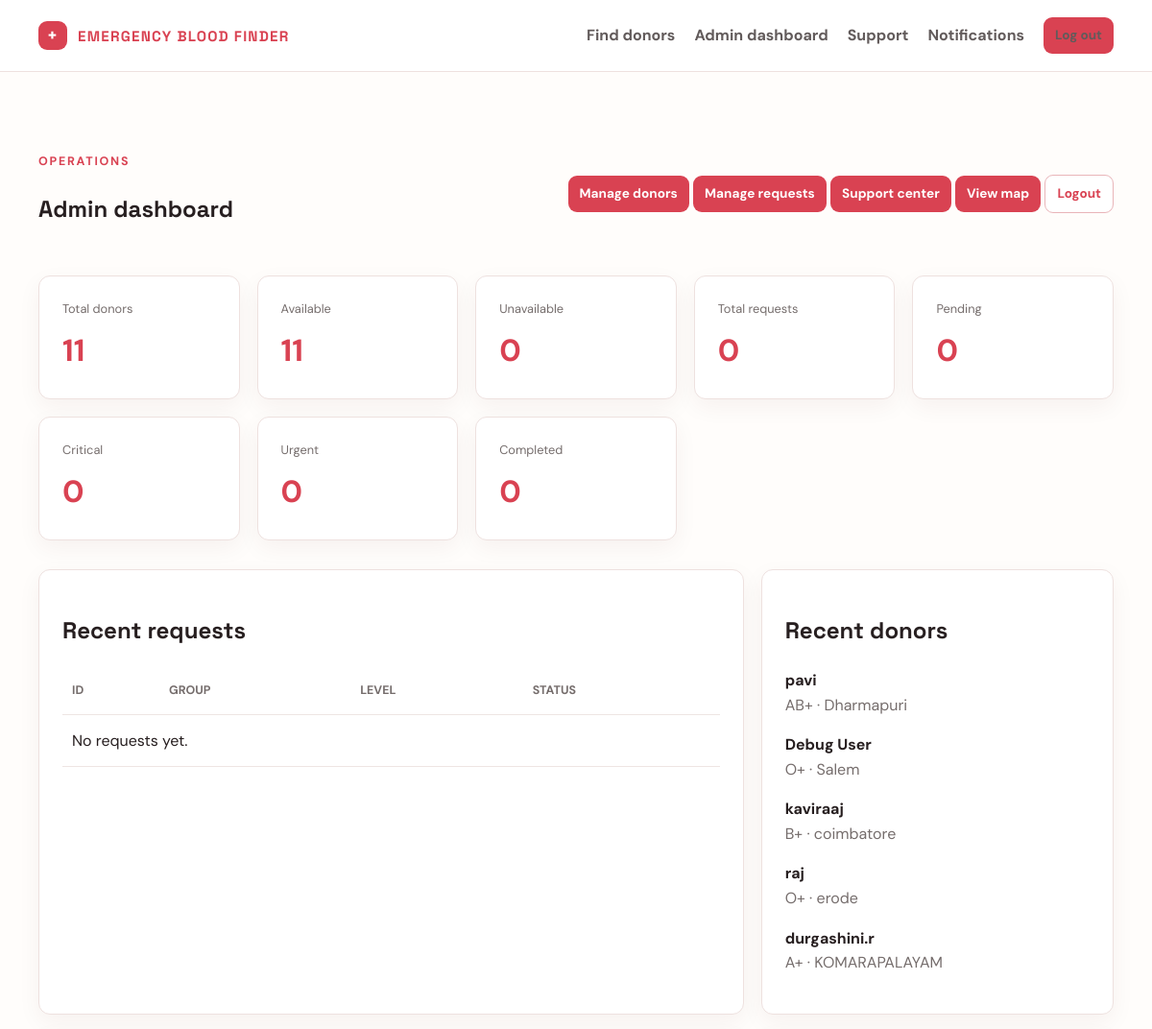
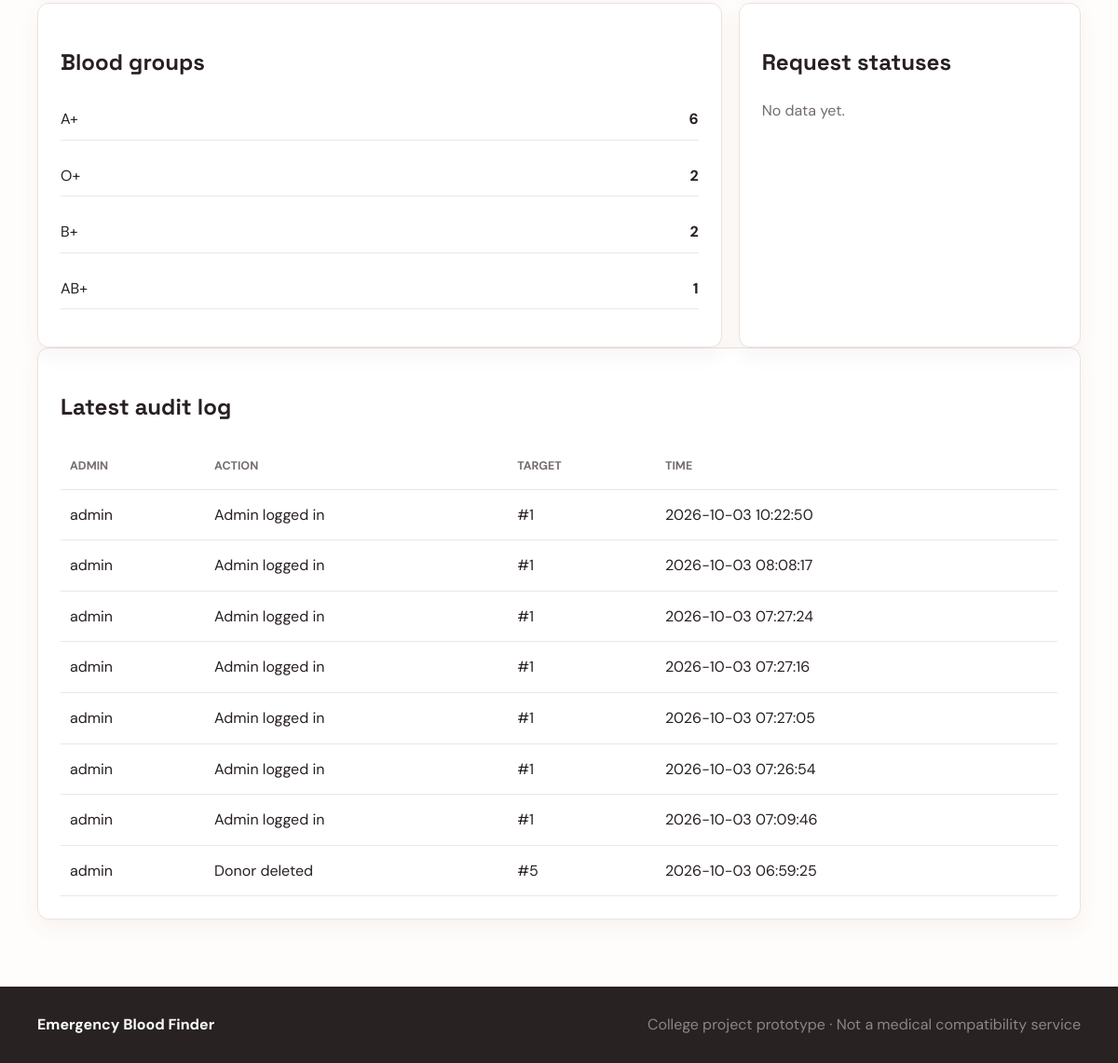
Page /admin (signed in) on the committed database (2 pictures, top to bottom).
### tables this page shows
CREATE TABLE users (id INTEGER PRIMARY KEY AUTOINCREMENT, name TEXT NOT NULL, email TEXT NOT NULL UNIQUE, password_hash TEXT NOT NULL, blood_group TEXT NOT NULL, city TEXT NOT NULL, phone TEXT NOT NULL, available INTEGER NOT NULL DEFAULT 1, created_at TEXT NOT NULL DEFAULT CURRENT_TIMESTAMP, latitude REAL, longitude REAL);

CREATE TABLE admin_audit_logs (id INTEGER PRIMARY KEY AUTOINCREMENT, admin_id INTEGER NOT NULL, action TEXT NOT NULL, target_user_id INTEGER, details TEXT, created_at TEXT NOT NULL DEFAULT CURRENT_TIMESTAMP, FOREIGN KEY (admin_id) REFERENCES admin(id) ON DELETE CASCADE);

CREATE TABLE admin (id INTEGER PRIMARY KEY AUTOINCREMENT, username TEXT NOT NULL UNIQUE, password_hash TEXT NOT NULL, email TEXT NOT NULL);

### app.py (the view)
@app.get("/admin")
@admin_required
def admin_dashboard():
    connection = get_db_connection()
    refresh_expired(connection)
    stats = {
        "donors": connection.execute("SELECT COUNT(*) FROM users").fetchone()[0],
        "available": connection.execute("SELECT COUNT(*) FROM users WHERE available=1").fetchone()[0],
        "unavailable": connection.execute("SELECT COUNT(*) FROM users WHERE available=0").fetchone()[0],
        "requests": connection.execute("SELECT COUNT(*) FROM requests").fetchone()[0],
        "pending": connection.execute("SELECT COUNT(*) FROM requests WHERE status NOT IN ('Request Closed','Request Expired')").fetchone()[0],
        "critical": connection.execute("SELECT COUNT(*) FROM requests WHERE emergency='Critical' AND status NOT IN ('Request Closed','Request Expired')").fetchone()[0],
        "urgent": connection.execute("SELECT COUNT(*) FROM requests WHERE emergency='Urgent' AND status NOT IN ('Request Closed','Request Expired')").fetchone()[0],
        "completed": connection.execute("SELECT COUNT(*) FROM requests WHERE status='Request Closed'").fetchone()[0],
    }
    recent = connection.execute("SELECT * FROM requests ORDER BY created_at DESC LIMIT 8").fetchall()
    recent_donors = connection.execute("SELECT name, blood_group, city, created_at FROM users ORDER BY created_at DESC LIMIT 5").fetchall()
    blood_stats = connection.execute("SELECT blood_group, COUNT(*) AS total FROM users GROUP BY blood_group ORDER BY total DESC").fetchall()
    status_stats = connection.execute("SELECT status, COUNT(*) AS total FROM requests GROUP BY status ORDER BY total DESC").fetchall()
    audit_logs = connection.execute(
        "SELECT a.id, a.action, a.target_user_id, a.details, a.created_at, admin.username FROM admin_audit_logs a JOIN admin ON admin.id = a.admin_id ORDER BY a.created_at DESC LIMIT 8"
    ).fetchall()
    connection.commit()
    connection.close()
    return render_template("admin.html", stats=stats, requests=recent, recent_donors=recent_donors, blood_stats=blood_stats, status_stats=status_stats, audit_logs=audit_logs)

### app.py (called while the page is built, shortened)
def admin_required(view):
    @wraps(view)
    def wrapped(*args, **kwargs):
        if not session.get("admin_id"):
            flash("Administrator access is required.", "error")
            return redirect(url_for("admin_login"))
        return view(*args, **kwargs)
    return wrapped

@app.context_processor
def inject_globals():
    connection = get_db_connection()
    try:
        unread = connection.execute("SELECT COUNT(*) FROM notifications WHERE user_id = ? AND is_read = 0", (session.get("user_id", 0),)).fetchone()[0]
    finally:
        connection.close()
    return {"blood_groups": BLOOD_GROUPS, "emergency_levels": EMERGENCY_LEVELS, "statuses": STATUSES, "unread_count": unread}

def refresh_expired(connection):
    rows = connection.execute(
        "SELECT id, user_id, expiry_at FROM requests WHERE status NOT IN ('Request Closed', 'Request Expired')"
    ).fetchall()
    now = datetime.now().astimezone().replace(tzinfo=None)

### database.py (called while the page is built)
def get_db_connection():
    connection = sqlite3.connect(DATABASE_PATH)
    connection.row_factory = sqlite3.Row
    connection.execute("PRAGMA foreign_keys = ON")
    return connection

### templates/admin.html
{% extends 'base.html' %}{% block title %}Admin dashboard | Emergency Blood Finder{% endblock %}{% block content %}<section class="page-wrap"><div class="page-heading"><div><p class="eyebrow">Operations</p><h1>Admin dashboard</h1></div><div><a class="button button-small" href="{{ url_for('manage_donors') }}">Manage donors</a> <a class="button button-small" href="{{ url_for('manage_requests') }}">Manage requests</a> <a class="button button-small" href="{{ url_for('admin_support') }}">Support center</a> <a class="button button-small" href="{{ url_for('donor_map') }}">View map</a> <a class="button button-small button-secondary" href="{{ url_for('admin_logout') }}">Logout</a></div></div><div class="stats-grid">{% for label, value in [('Total donors',stats.donors),('Available',stats.available),('Unavailable',stats.unavailable),('Total requests',stats.requests),('Pending',stats.pending),('Critical',stats.critical),('Urgent',stats.urgent),('Completed',stats.completed)] %}<div class="panel stat"><span>{{ label }}</span><strong>{{ value }}</strong></div>{% endfor %}</div><div class="admin-columns"><div class="panel"><h2>Recent requests</h2><div class="table-wrap"><table><thead><tr><th>ID</th><th>Group</th><th>Level</th><th>Status</th></tr></thead><tbody>{% for item in requests %}<tr><td>#{{ item['id'] }}</td><td>{{ item['blood_group'] }} · {{ item['city'] }}</td><td><span class="badge {{ item['emergency']|lower }}">{{ item['emergency'] }}</span></td><td>{{ item['status'] }}</td></tr>{% else %}<tr><td colspan="4">No requests yet.</td></tr>{% endfor %}</tbody></table></div></div><div class="panel"><h2>Recent donors</h2>{% for donor in recent_donors %}<p><strong>{{ donor['name'] }}</strong><br><span class="muted">{{ donor['blood_group'] }} · {{ donor['city'] }}</span></p>{% else %}<p class="muted">No donors yet.</p>{% endfor %}</div></div><div class="admin-columns"><div class="panel"><h2>Blood groups</h2>{% for item in blood_stats %}<p class="stat-row"><span>{{ item['blood_group'] }}</span><strong>{{ item['total'] }}</strong></p>{% else %}<p class="muted">No data yet.</p>{% endfor %}</div><div class="panel"><h2>Request statuses</h2>{% for item in status_stats %}<p class="stat-row"><span>{{ item['status'] }}</span><strong>{{ item['total'] }}</strong></p>{% else %}<p class="muted">No data yet.</p>{% endfor %}</div></div><div class="panel"><h2>Latest audit log</h2><div class="table-wrap"><table><thead><tr><th>Admin</th><th>Action</th><th>Target</th><th>Time</th></tr></thead><tbody>{% for log in audit_logs %}<tr><td>{{ log['username'] }}</td><td>{{ log['action'] }}</td><td>{% if log['target_user_id'] %}#{{ log['target_user_id'] }}{% else %}—{% endif %}</td><td>{{ log['created_at'] }}</td></tr>{% else %}<tr><td colspan="4">No admin actions recorded yet.</td></tr>{% endfor %}</tbody></table></div></div></section>{% endblock %}

### static/style.css (style rules this page uses)
:root { --red: #c9283e; --red-dark: #941d31; --red-soft: #fff0f2; --ink: #1e2732; --muted: #6b7580; --line: #eadfe0; --cream: #fffaf8; --white: #ffffff; --shadow: 0 18px 50px rgba(83, 30, 39, 0.1); }
* { box-sizing: border-box; }
body { color: var(--ink); background: var(--cream); font-family: "Manrope", "Segoe UI", sans-serif; line-height: 1.6; }
h1, h2, h3, h4, .brand { font-family: "Plus Jakarta Sans", "Segoe UI", sans-serif; font-weight: 800; letter-spacing: -0.03em; }
a { color: inherit; text-decoration: none; }
.eyebrow { color: var(--red); font-size: .77rem; font-weight: 900; letter-spacing: .15em; text-transform: uppercase; }
.section-heading p, .muted { color: var(--muted); }
:root { --paper: #fffdfb; --deep: #271f20; --coral: #d94252; --gold: #f5b544; }
body { margin: 0; background: var(--paper); color: var(--deep); font-family: "DM Sans", sans-serif; }
h1, h2, h3 { font-family: "Space Grotesk", sans-serif; letter-spacing: 0; }
.nav-inner, .nav-links, .page-heading, .accent-band .container, .footer .container { display: flex; align-items: center; justify-content: space-between; gap: 20px; }
.button { display: inline-block; border: 0; border-radius: 9px; padding: 12px 18px; color: #fff; background: var(--coral); font: inherit; font-weight: 700; cursor: pointer; }
.button-small { padding: 8px 12px; font-size: .85rem; }
.page-wrap { width: min(1120px, calc(100% - 40px)); margin: 0 auto; padding: 72px 0; }
.eyebrow { color: var(--coral); font-size: .78rem; font-weight: 700; letter-spacing: .14em; text-transform: uppercase; }
.muted { color: #756d6c; }
.panel { padding: 24px; background: #fff; border: 1px solid #eee1df; border-radius: 12px; box-shadow: 0 8px 25px rgba(74, 29, 29, .05); }
.feature-grid, .dashboard-grid, .donor-grid, .stats-grid { display: grid; gap: 18px; grid-template-columns: repeat(3, 1fr); }
.stats-grid { grid-template-columns: repeat(5, 1fr); margin: 30px 0; }
.table-wrap { overflow-x: auto; }
table { width: 100%; border-collapse: collapse; }
th, td { padding: 14px 10px; border-bottom: 1px solid #eee5e3; text-align: left; white-space: nowrap; }
th { color: #756d6c; font-size: .78rem; text-transform: uppercase; }
.stat span { display: block; color: #756d6c; font-size: .8rem; }
.stat strong { display: block; margin-top: 7px; color: var(--coral); font-size: 2rem; }
.admin-columns { display: grid; grid-template-columns: 2fr 1fr; gap: 18px; margin-top: 18px; }
.stat-row { display: flex; justify-content: space-between; gap: 20px; padding: 9px 0; border-bottom: 1px solid #eee5e3; }
.button-secondary { color: var(--coral); background: #fff; border: 1px solid #e9b5b9; }

### rows in the picture
users: name "pavi", blood_group "AB+", city "Dharmapuri", total "1"
users: name "Debug User", blood_group "O+", city "Salem"
users: name "kaviraaj", blood_group "B+", city "coimbatore"
users: name "raj", blood_group "O+", city "erode"
users: name "durgashini.r", blood_group "A+", city "KOMARAPALAYAM"
admin_audit_logs: username "admin", action "Admin logged in", target_user_id "1", created_at "2026-10-03 10:22:50"
admin_audit_logs: username "admin", action "Admin logged in", target_user_id "1", created_at "2026-10-03 08:08:17"
admin_audit_logs: username "admin", action "Admin logged in", target_user_id "1", created_at "2026-10-03 07:27:24"
admin_audit_logs: username "admin", action "Admin logged in", target_user_id "1", created_at "2026-10-03 07:27:16"
admin_audit_logs: username "admin", action "Admin logged in", target_user_id "1", created_at "2026-10-03 07:27:05"
admin_audit_logs: username "admin", action "Admin logged in", target_user_id "1", created_at "2026-10-03 07:26:54"
admin_audit_logs: username "admin", action "Admin logged in", target_user_id "1", created_at "2026-10-03 07:09:46"
admin_audit_logs: username "admin", action "Donor deleted", target_user_id "5", created_at "2026-10-03 06:59:25"

### other values in the picture
{{ label }} "Total donors" "Available" "Unavailable" "Total requests" "Pending" "Critical" "Urgent" "Completed"
{{ value }} "11" "11" "0" "0" "0" "0" "0" "0"
{{ item['blood_group'] }} "A+" "O+" "B+"
{{ item['total'] }} "6" "2" "2"
